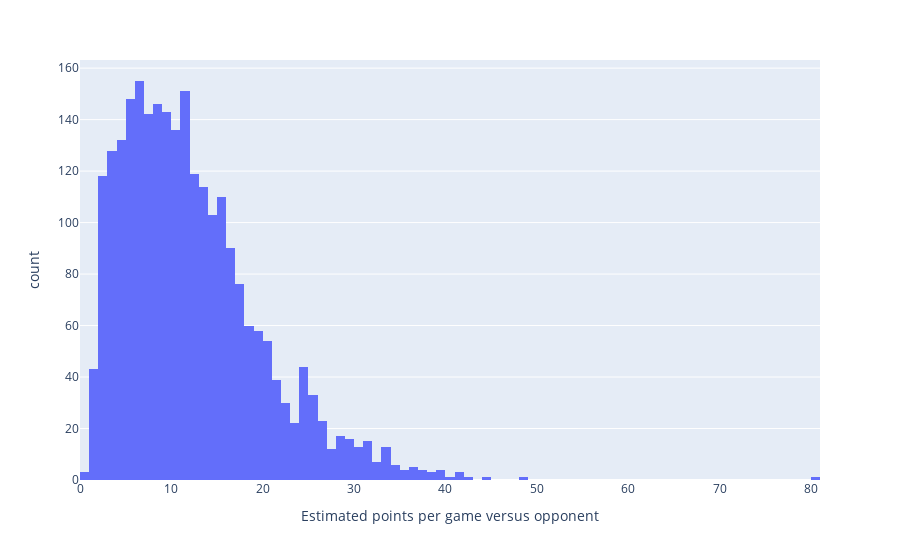

Notebook code for this chart:
### Code cell
# Points per game estimated
fig = px.histogram(x=data['PLAYER_PTS'], labels={
    'x': 'Estimated points per game versus opponent'
})

print('Mean: ' + str(data['PLAYER_PTS'].mean()))
print('Standard deviation: ' + str(data['PLAYER_PTS'].std()))

fig.show()

### Figure 1 — Plotly figure (JSON) as saved in the notebook; plotly's stock layout.template omitted (floating-point values rounded to 4 significant figures; data arrays with more than 128 entries replaced by an {"elided": "..."} marker saying what was removed)
{"data": [{"alignmentgroup": "True", "bingroup": "x", "hovertemplate": "Estimated points per game versus opponent=%{x}<br>count=%{y}<extra></extra>", "legendgroup": "", "marker": {"color": "#636efa", "pattern": {"shape": ""}}, "name": "", "offsetgroup": "", "orientation": "v", "showlegend": false, "type": "histogram", "x": {"elided": "2547 float values"}, "xaxis": "x", "yaxis": "y"}], "layout": {"barmode": "relative", "legend": {"tracegroupgap": 0}, "margin": {"t": 60}, "xaxis": {"anchor": "y", "domain": [0, 1], "title": {"text": "Estimated points per game versus opponent"}}, "yaxis": {"anchor": "x", "domain": [0, 1], "title": {"text": "count"}}}}
